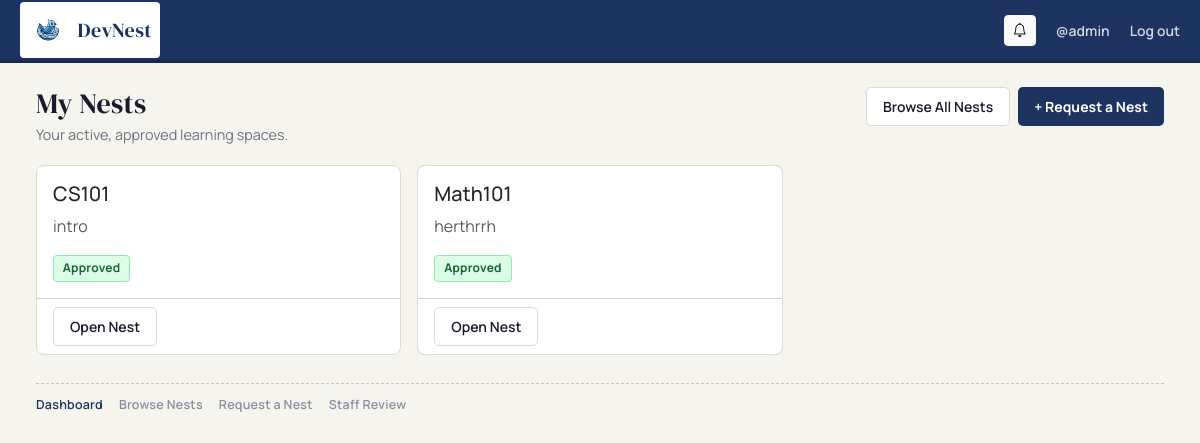
Page /nests/ (signed in) on the earlier database version.
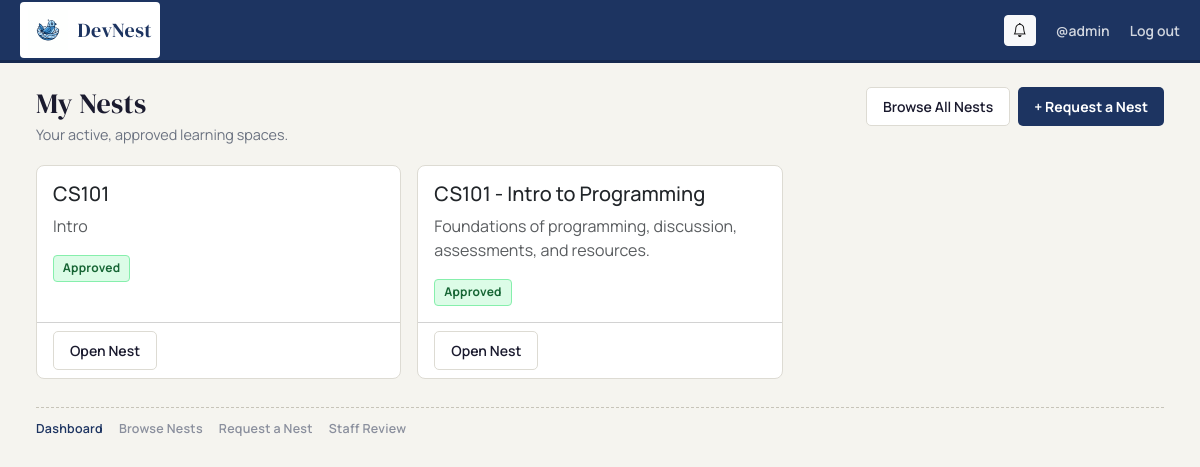
Same page on the later database version.
### nests/models.py (models this page shows, shortened)
class Nest(models.Model):
    class Status(models.TextChoices):
        PENDING  = 'pending',  'Pending'
        APPROVED = 'approved', 'Approved'
        REJECTED = 'rejected', 'Rejected'
    name        = models.CharField(max_length=255)
    description = models.TextField()
    creator     = models.ForeignKey(settings.AUTH_USER_MODEL, on_delete=models.CASCADE)
    members     = models.ManyToManyField(
        settings.AUTH_USER_MODEL,
        through='NestMembership',
        related_name='nests',
    )
    status      = models.CharField(
        max_length=20,
        choices=Status.choices,
        default=Status.PENDING,
    )
    created_at  = models.DateTimeField(auto_now_add=True)

### nests/views.py (the view)
# urls.py: path('',                      views.nest_dashboard,         name='nest_dashboard'),
def nest_dashboard(request):
    if not request.user.is_authenticated:
        return _require_auth(request, 'You must be signed in to view your dashboard.')
    my_nests = Nest.objects.filter(
        status=Nest.Status.APPROVED,
        memberships__user=request.user,
        memberships__status=NestMembership.Status.ACTIVE,
    ).distinct()
    pending_nests = Nest.objects.filter(
        creator=request.user,
        status=Nest.Status.PENDING,
    )
    return render(request, 'nests/dashboard.html', {
        'nests': my_nests,
        'pending_nests': pending_nests,
    })

### main/context_processors.py (called while the page is built)
def notifications_context(request):
    if not getattr(request.user, 'is_authenticated', False):
        return {
            'unread_notifications': [],
            'unread_notifications_count': 0,
        }
    unread_qs = Notification.objects.filter(user=request.user, is_read=False)
    return {
        'unread_notifications': list(unread_qs[:8]),
        'unread_notifications_count': unread_qs.count(),
    }

### nests/templates/nests/dashboard.html (shortened to what this page needs)
{% extends "nests/base.html" %}
{% block content %}
<div class="nest-page-head">
    <div>
        <h2 class="nest-page-title">My Nests</h2>
        <p class="nest-page-subtitle">Your active, approved learning spaces.</p>
    </div>
    <div class="d-flex gap-2">
        <a href="{% url 'nests:nest_list_view' %}" class="nest-btn-soft">Browse All Nests</a>
        <a href="{% url 'nests:request_nest_view' %}" class="nest-btn-main">+ Request a Nest</a>
    </div>
</div>
{% if nests %}
    <div class="row g-3">
        {% for nest in nests %}
        <div class="col-12 col-md-6 col-lg-4">
            <div class="card nest-card">
                <div class="card-body">
                    <h5 class="card-title">{{ nest.name }}</h5>
                    <p class="card-text text-muted">{{ nest.description }}</p>
                    <span class="nest-chip nest-chip-approved">{{ nest.get_status_display }}</span>
                </div>
                <div class="card-footer bg-transparent d-flex gap-2">
                    <a href="{% url 'nests:nest_detail' nest_id=nest.pk %}" class="nest-btn-soft btn-sm">Open Nest</a>
                </div>
            </div>
        </div>
        {% endfor %}
    </div>
{% else %}
    <div class="nest-surface p-4">
        <p class="text-muted mb-0">You are not a member of any approved nests yet. <a href="{% url 'nests:request_nest_view' %}">Request one now.</a></p>
    </div>
{% endif %}
{% endblock %}

Differences in the rows shown:
removed Nest: name "Math101", description "herthrrh", status "Approved"
changed Nest "CS101": description "intro" → "Intro"
added Nest: name "CS101 - Intro to Programming", description "Foundations of programming, discussion, assessments, and resources.", status "Approved"
